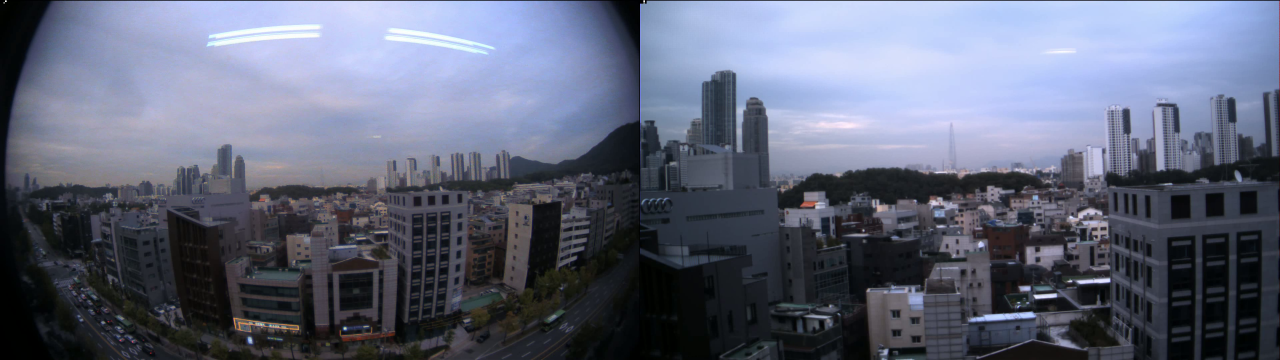
#> input picture frame 5 of rev110/python_capture_code/1920x1080_cam12.mp4, 3840 x 1080 px, given in place of the camera (shown at 1/3 size)
$ python cap3840x1080x30fps_display960x540x2_save3840x1080x1x30fps.py
#> lines starting #> are read from the running program, lines starting #| are printed output that depends on the picture
import cv2
capture = cv2.VideoCapture(0)
fourcc = cv2.VideoWriter_fourcc(*'mp4v')
capture.set(cv2.CAP_PROP_FRAME_WIDTH,  3840)
capture.set(cv2.CAP_PROP_FRAME_HEIGHT, 1080)

writer_1 = cv2.VideoWriter('3840x1080_cam12.mp4', fourcc, 30.0, (3840,1080))

while True:
	ret, frame = capture.read()
#> frame is the input picture: shape (1080, 3840, 3); mean B, G, R 120.9, 101.8, 96.2
	image = frame.copy()
	image_1 = image[0:1080,	0:1920]
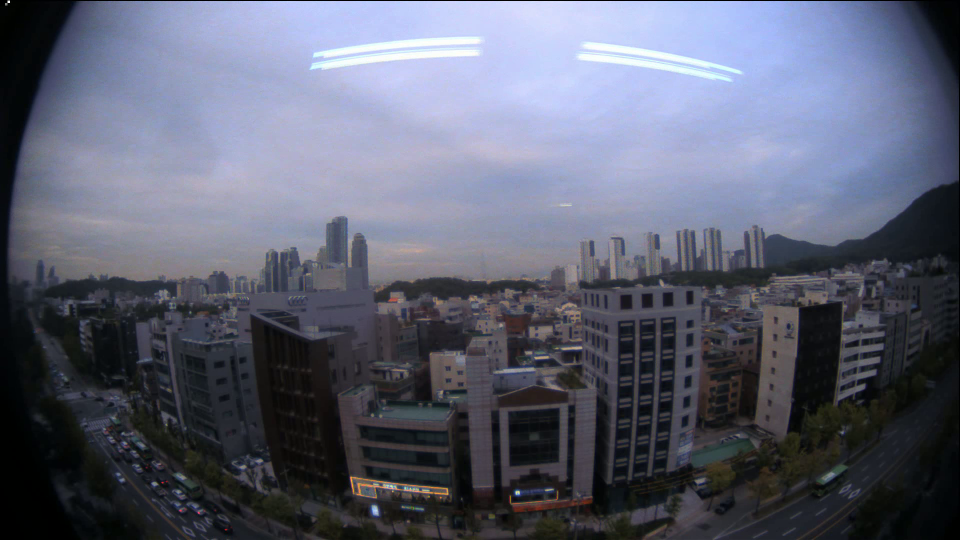
#> image_1: shape (1080, 1920, 3) (shown at 1/2 size); mean B, G, R 113.3, 96.5, 92.8
	image_2 = image[0:1080, 1920:3840]
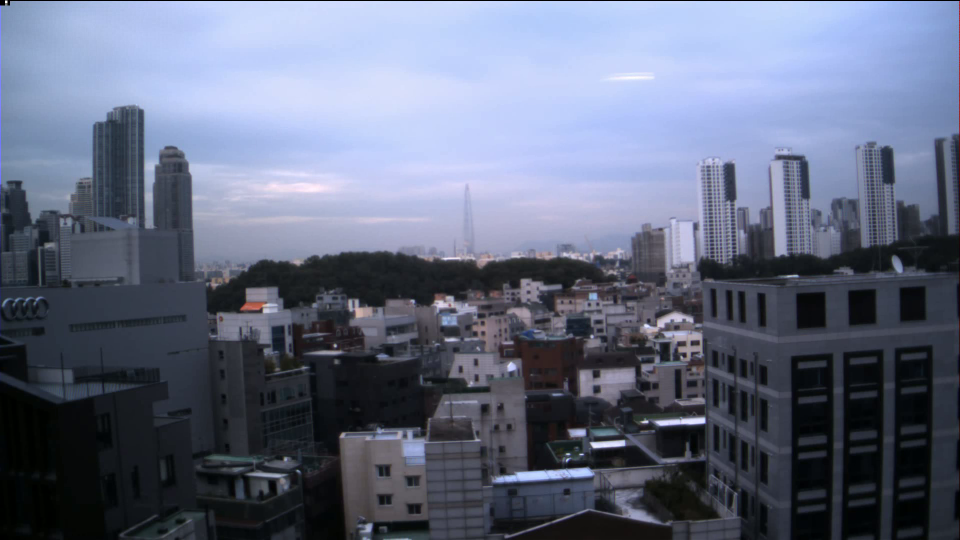
#> image_2: shape (1080, 1920, 3) (shown at 1/2 size); mean B, G, R 128.4, 107.1, 99.7

	writer_1.write(image)

	image_1 = cv2.resize(image_1, (960, 540))
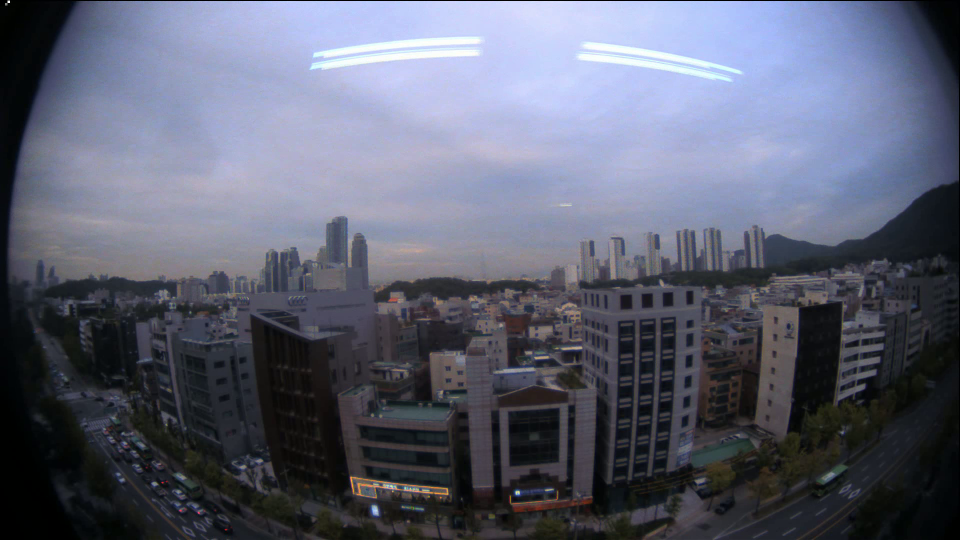
#> image_1: shape (540, 960, 3); mean B, G, R 113.5, 96.6, 92.9
	image_2 = cv2.resize(image_2, (960, 540))
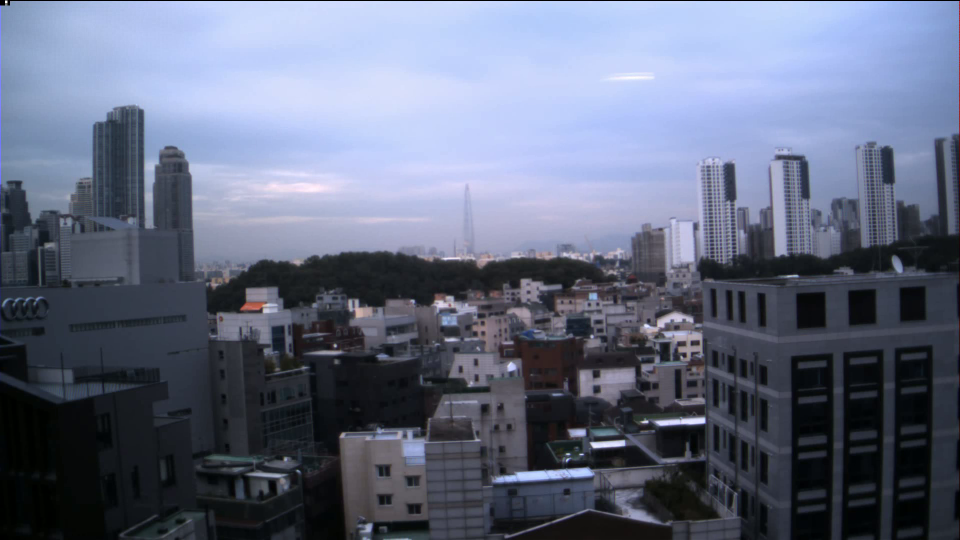
#> image_2: shape (540, 960, 3); mean B, G, R 128.5, 107.2, 99.8

	cv2.imshow("video1", image_1)
	cv2.imshow("video2", image_2)

	if cv2.waitKey(1) > 0: break
#> (key Esc is pressed here)

capture.release()
cv2.destroyAllWindows()
